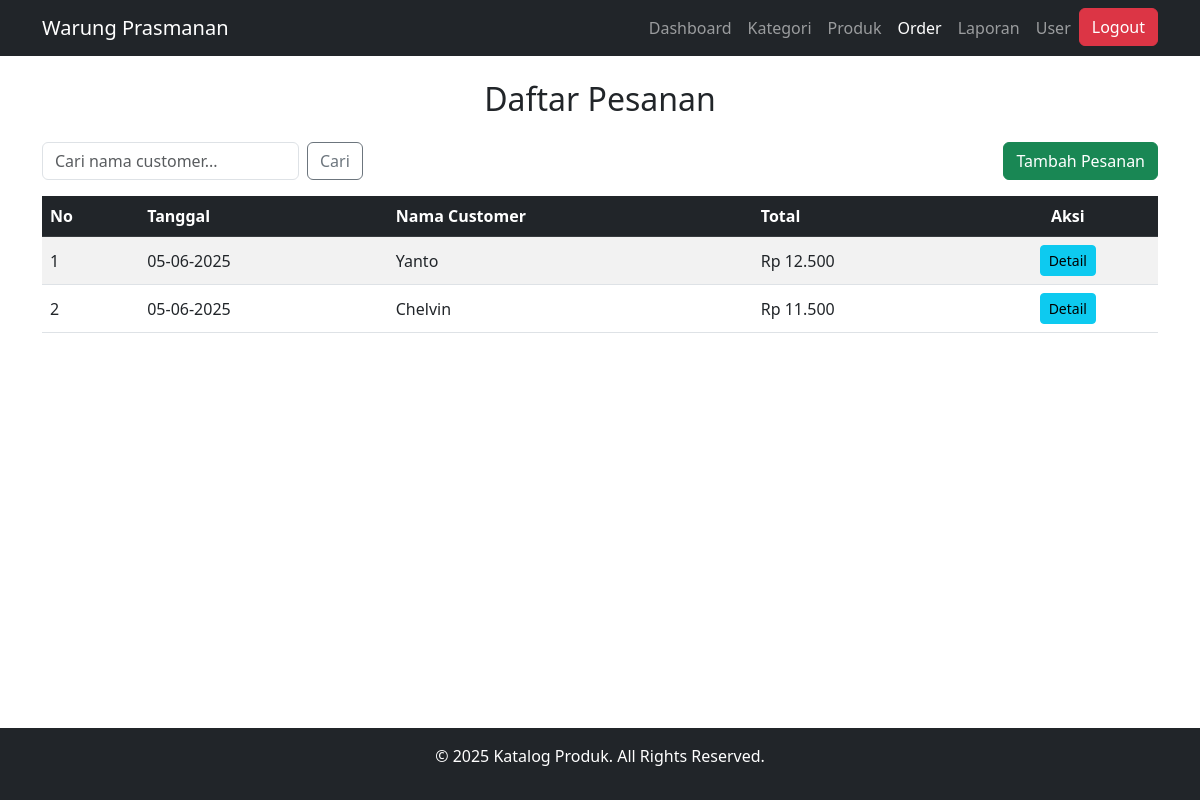
/order/index.php (signed in), run on the app's committed database.
### tables this page shows
CREATE TABLE `pesanan` (
  `id` int(11) NOT NULL,
  `nama_pelanggan` varchar(100) DEFAULT NULL,
  `tanggal_pembelian` date DEFAULT NULL,
  `total_harga` double DEFAULT NULL,
  `total_pembayaran` double DEFAULT NULL,
  `created_at` timestamp NULL DEFAULT current_timestamp()
);

### order/index.php (the view, shortened to what this page needs)
<?php
include '../config/db.php';
include '../includes/navbar.php';
?>
<div class="container mt-4">
    <h2 class="text-center mb-4">Daftar Pesanan</h2>
    <div class="d-flex justify-content-between mb-3">
        <form class="d-flex gap-2" method="get">
            <input type="text" class="form-control w-auto" name="search" placeholder="Cari nama customer..." value="<?= isset($_GET['search']) ? htmlspecialchars($_GET['search']) : '' ?>">
            <button type="submit" class="btn btn-outline-secondary">Cari</button>
        </form>
        <a href="create.php" class="btn btn-success">Tambah Pesanan</a>
    </div>
    <div class="table-responsive">
        <table class="table table-striped table-hover align-middle">
            <thead class="table-dark">
                <tr>
                    <th>No</th>
                    <th>Tanggal</th>
                    <th>Nama Customer</th>
                    <th>Total</th>
                    <th class="text-center">Aksi</th>
                </tr>
            </thead>
            <tbody>
                <?php
                $sql = "SELECT * FROM pesanan";
                $sql .= " ORDER BY tanggal_pembelian DESC";
                $result = $koneksi->query($sql);
                $no = 1;
                if ($result->num_rows > 0) {
                    while ($row = $result->fetch_assoc()) {
                        echo "<tr>
                            <td>{$no}</td>
                            <td>" . date('d-m-Y', strtotime($row['tanggal_pembelian'])) . "</td>
                            <td>" . htmlspecialchars($row['nama_pelanggan']) . "</td>
                            <td>Rp " . number_format($row['total_harga'], 0, ',', '.') . "</td>
                            <td class='text-center'>
                                <a href='detail.php?id={$row['id']}' class='btn btn-sm btn-info'>Detail</a>
                            </td>
                        </tr>";
                        $no++;
                    }
                } else {
                    echo "<tr><td colspan='5' class='text-center'>Belum ada pesanan.</td></tr>";
                }
                ?>
            </tbody>
        </table>
    </div>
</div>
<?php include '../includes/footer.php'; ?>

### includes/footer.php (style rules this page uses)
html, body { height: 100%; margin: 0; display: flex; flex-direction: column; }
.container { flex: 1; }
.mt-4 { margin-top: 20px; }

### data on the page
pesanan: tanggal_pembelian "05-06-2025", nama_pelanggan "Yanto", total_harga "12.500"
pesanan: tanggal_pembelian "05-06-2025", nama_pelanggan "Chelvin", total_harga "11.500"
